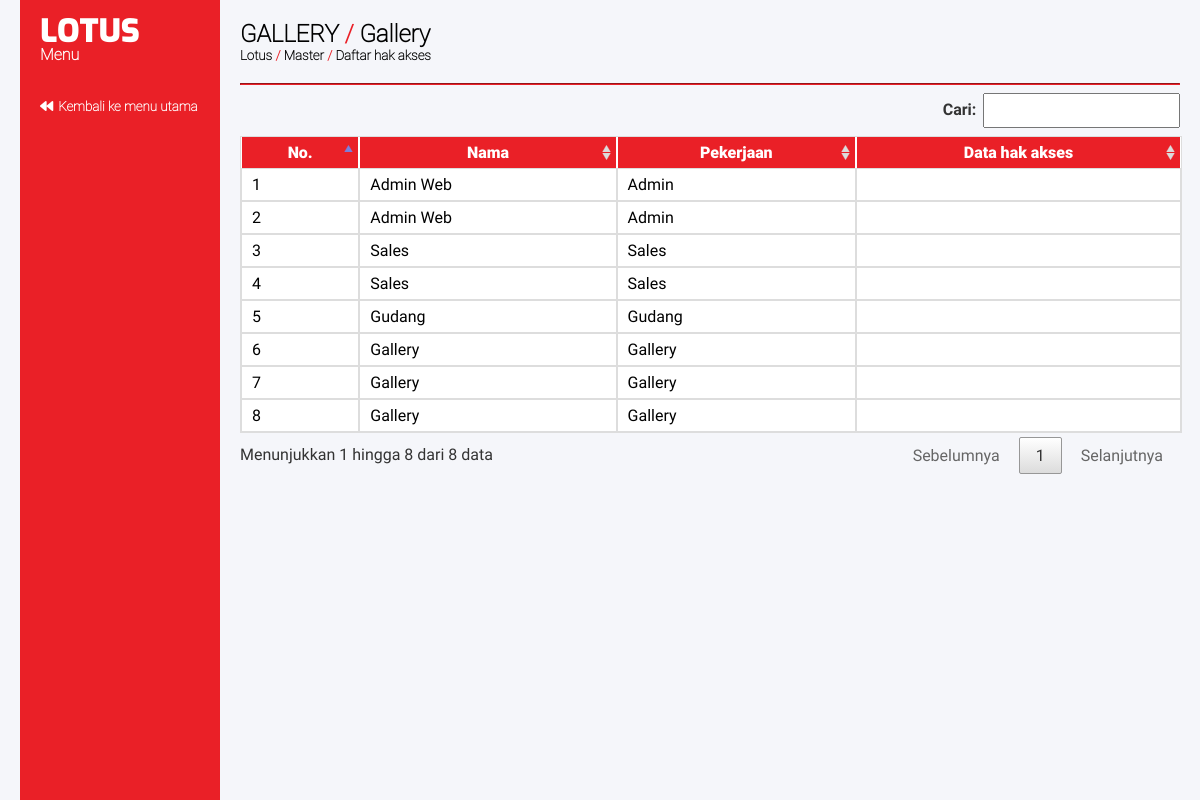
The page /hakakses.php (signed in) on the database its author committed.
### tables this page shows
CREATE TABLE `karyawan` (
  `karyawan_id` int(11) NOT NULL,
  `karyawan_nama` varchar(100) NOT NULL,
  `karyawan_user` varchar(12) NOT NULL,
  `karyawan_pass` varchar(50) NOT NULL,
  `karyawan_iplokasi` varchar(30) DEFAULT NULL,
  `karyawan_job` varchar(20) DEFAULT NULL,
  `hakakses_level` tinyint(1) NOT NULL,
  `karyawan_ktp` varchar(17) DEFAULT NULL,
  `karyawan_nohp` varchar(100) DEFAULT NULL,
  `karyawan_gbulanan` double DEFAULT NULL,
  `karyawan_gharian` double DEFAULT NULL,
  `karyawan_status` tinyint(1) DEFAULT NULL,
  `karyawan_opid` int(11) DEFAULT NULL,
  `karyawan_tdiubah` datetime DEFAULT NULL,
  `karyawan_alamat` varchar(255) DEFAULT NULL
);

CREATE TABLE `hakakses` (
  `hakakses_id` int(11) NOT NULL,
  `karyawan_id` int(11) NOT NULL,
  `hakakses_level` int(11) DEFAULT NULL,
  `hakakses_access` varchar(300) DEFAULT NULL,
  `user_lihat` tinyint(4) DEFAULT '0',
  `user_tambah` tinyint(4) DEFAULT '0',
  `user_ubah` tinyint(4) DEFAULT '0',
  `user_hapus` tinyint(4) DEFAULT '0',
  `android` tinyint(4) DEFAULT '0'
);

### library/session.php (called while the page is built, shortened)
<?php
    include('library/config.php');
    $user_check = $_SESSION['login_user'];
    $ses_sql = mysqli_query($db,"select * from karyawan where karyawan_user = '$user_check' ");
    $row = mysqli_fetch_array($ses_sql,MYSQLI_ASSOC);
    $usernamalengkap    = $row['karyawan_nama'];
    $userjob            = $row['karyawan_job'];
?>

### hakakses.php (the view, shortened to what this page needs)
<?php
   include('library/session.php');
?>
<html>
<head>
    <link rel="stylesheet" type="text/css" href="style/style.css">
    <link rel="stylesheet" type="text/css" href="style/style2.css">
    <link rel="stylesheet" type="text/css" href="css/fontawesome.css">
    <link rel="stylesheet" type="text/css" href="css/solid.css">
    <link rel="stylesheet" type="text/css" href="css/jquery.dataTables.min.css">
</head>
<body>
    <div class="spacer"></div>
    <?php
        include('library/submenusidebar.php');
    ?>
    <div class="menudisplaycontainer">
        <div class="navcontainer">
            <div class="navleft">
                <h2 class="headnavigation"><?php echo strtoupper("$userjob") ?> <redfont>/</redfont> <?php echo $usernamalengkap ?></h2>
                <h5 class="headnavigation2">Lotus <redfont>/</redfont> Master <redfont>/</redfont> Daftar hak akses</h5>
            </div>
        </div>
        <hr class="hrred">
            <div class="dashcontainer1">
                <div class="dcctable">
                    <table id="tabel-data">
                        <thead>
                            <tr>
                                <th>No.</th>
                                <th>Nama</th>
                                <th>Pekerjaan</th>
                                <th>Data hak akses</th>
                            </tr>
                        </thead>
                        <tbody>
                            <?php
                                $query = "SELECT * FROM hakakses right join karyawan on karyawan.karyawan_id=hakakses.karyawan_id WHERE karyawan.karyawan_id!=1 and karyawan.karyawan_id!=2 order by karyawan.karyawan_id desc";
                                $search_result = filterTable($query);
                                function filterTable($query)
                                {
                                    $connect = mysqli_connect("localhost", "root", "", "lotus");
                                    $filter_Result = mysqli_query($connect, $query);
                                    return $filter_Result;
                                }
                            ?>
                        <?php
                        $mulai=0; while($row = mysqli_fetch_assoc($search_result)){ $mulai++;
                            if($row['hakakses_id'] == '' || $row['hakakses_id'] == null){ $tandai = "plus"; $color="red;"; }else{ $tandai="check"; $color="green;"; } ?>
                            <tr>
                                <td><?php echo $mulai;?></td>
                                <td><?php echo $row['karyawan_nama'];?></td>
                                <td><?php echo $row['karyawan_job'];?></td>
                                <td>
                                </td>
                            </tr>
                        <?php } ?>
                        </tbody>
                    </table>
                </div>
                <br><br><br>
        </div>
    </div>
</body>
</html>

### style/style.css (style rules this page uses)
body { margin: 0px; padding: 0px; }
h1, h2, h3, h4, h5, h6 { padding: 0px; margin: 0px; }
html, body { margin: 0; min-height: 100% !important; }
table, td { border: 1px solid #ddd !important; text-align: left; background-color:#fff; font-family:fregular !important; }
th { background-color: #EA2027; color:#fff; border-left:1px solid #fff !important; border-right:1px solid #fff !important; border-bottom:none !important; border-top:none !important; font-family:fblack !important; text-align:center; }
table { border-collapse: collapse; width: 100%; }
th, td { padding: 6px 10px !important; white-space: nowrap !important; overflow: hidden !important; text-overflow: ellipsis !important; }
td { white-space: nowrap !important; overflow: hidden !important; text-overflow: ellipsis !important; }
.spacer { width:20px; min-height:100%; float:left; background-color:#f5f6fa; }
.menudisplaycontainer { width: calc(100% - 260px); min-height: calc(100% - 40px); padding: 20px; background-color:#f5f6fa; float:left; }
.navcontainer { margin:0 0 20px 0; float:left; }
.navleft { float:left; }
.hrred { border-color:#EA2027; margin:0 0 5px 0!important; clear:left; }
.headnavigation, .headnavigation2, .headnavigation4 { font-family:fthin !important; color:#000; }
redfont { color:#EA2027; }
.dashcontainer1, .headnav1 { display:block; clear:left; }
.dcctable { float:left; width:100%; }
.menudisplaycontainer { width: calc(100% - 260px); min-height: calc(100% - 40px); padding: 20px; background-color: #f5f6fa; float: left; }

### rows shown on the page
karyawan: karyawan_job "GALLERY", karyawan_nama "Gallery"
hakakses: karyawan.karyawan_nama "Admin Web", karyawan.karyawan_job "Admin"
hakakses: karyawan.karyawan_nama "Admin Web", karyawan.karyawan_job "Admin"
hakakses: karyawan.karyawan_nama "Sales", karyawan.karyawan_job "Sales"
hakakses: karyawan.karyawan_nama "Sales", karyawan.karyawan_job "Sales"
hakakses: karyawan.karyawan_nama "Gudang", karyawan.karyawan_job "Gudang"
hakakses: karyawan.karyawan_nama "Gallery", karyawan.karyawan_job "Gallery"
hakakses: karyawan.karyawan_nama "Gallery", karyawan.karyawan_job "Gallery"
hakakses: karyawan.karyawan_nama "Gallery", karyawan.karyawan_job "Gallery"
